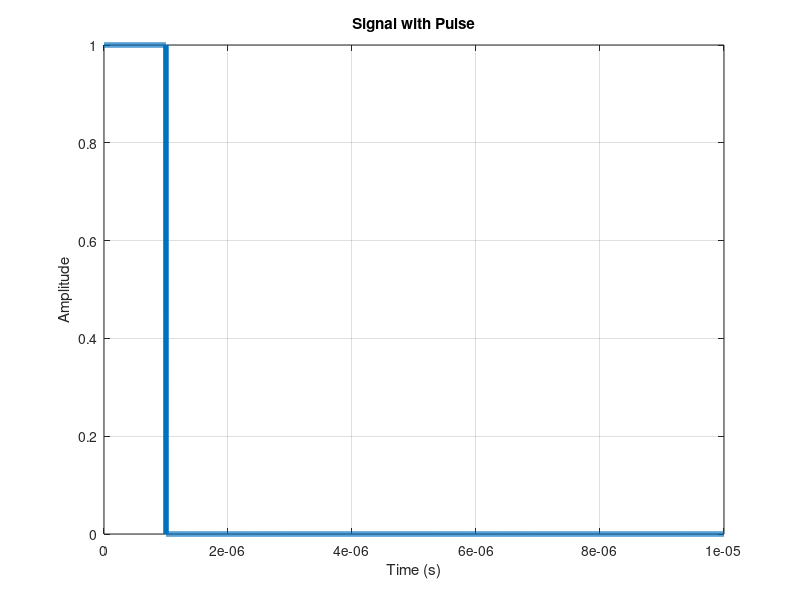

MATLAB code for this plot:
ts = 1e-9;
T = 1e-5;
tau = 1e-6;
start_time = 0;

Total_samples = round(T/ts);
pulse_samples = round(tau/ts);

signal = zeros(1, Total_samples);
pulse = ones(1, pulse_samples);

signal(1:pulse_samples) = signal(1:pulse_samples) + pulse;

time = start_time:ts:T - ts; 

plot(time, signal, 'LineWidth', 4);
xlabel('Time (s)');
ylabel('Amplitude');
title('Signal with Pulse');
grid on;
